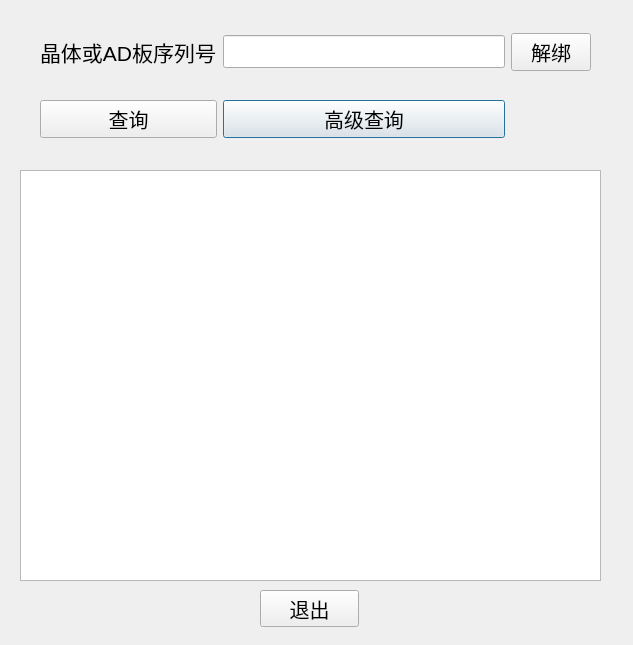
<?xml version="1.0" encoding="UTF-8"?>
<ui version="4.0">
 <class>MainForm2</class>
 <widget class="QDialog" name="MainForm2">
  <property name="geometry">
   <rect>
    <x>0</x>
    <y>0</y>
    <width>633</width>
    <height>645</height>
   </rect>
  </property>
  <property name="windowTitle">
   <string>探测器模块组装记录</string>
  </property>
  <widget class="QTextBrowser" name="resultBrowser">
   <property name="geometry">
    <rect>
     <x>20</x>
     <y>170</y>
     <width>581</width>
     <height>411</height>
    </rect>
   </property>
   <property name="font">
    <font>
     <pointsize>13</pointsize>
    </font>
   </property>
  </widget>
  <widget class="QWidget" name="gridLayoutWidget">
   <property name="geometry">
    <rect>
     <x>40</x>
     <y>10</y>
     <width>551</width>
     <height>151</height>
    </rect>
   </property>
   <layout class="QGridLayout" name="gridLayout">
    <item row="0" column="1">
     <widget class="QLineEdit" name="snLine">
      <property name="font">
       <font>
        <pointsize>16</pointsize>
        <weight>75</weight>
        <bold>true</bold>
       </font>
      </property>
     </widget>
    </item>
    <item row="1" column="1">
     <widget class="QPushButton" name="listButton">
      <property name="font">
       <font>
        <pointsize>15</pointsize>
       </font>
      </property>
      <property name="text">
       <string>高级查询</string>
      </property>
     </widget>
    </item>
    <item row="0" column="0">
     <widget class="QLabel" name="label_3">
      <property name="font">
       <font>
        <pointsize>16</pointsize>
       </font>
      </property>
      <property name="text">
       <string>晶体或AD板序列号</string>
      </property>
     </widget>
    </item>
    <item row="0" column="2">
     <widget class="QPushButton" name="unbindButton">
      <property name="font">
       <font>
        <pointsize>15</pointsize>
       </font>
      </property>
      <property name="text">
       <string>解绑</string>
      </property>
     </widget>
    </item>
    <item row="1" column="0">
     <widget class="QPushButton" name="queryButton">
      <property name="font">
       <font>
        <pointsize>15</pointsize>
       </font>
      </property>
      <property name="text">
       <string>查询</string>
      </property>
     </widget>
    </item>
   </layout>
  </widget>
  <widget class="QPushButton" name="closeButton">
   <property name="geometry">
    <rect>
     <x>260</x>
     <y>590</y>
     <width>99</width>
     <height>37</height>
    </rect>
   </property>
   <property name="font">
    <font>
     <pointsize>15</pointsize>
    </font>
   </property>
   <property name="text">
    <string>退出</string>
   </property>
  </widget>
 </widget>
 <resources/>
 <connections>
  <connection>
   <sender>closeButton</sender>
   <signal>clicked()</signal>
   <receiver>MainForm2</receiver>
   <slot>reject()</slot>
   <hints>
    <hint type="sourcelabel">
     <x>298</x>
     <y>303</y>
    </hint>
    <hint type="destinationlabel">
     <x>243</x>
     <y>182</y>
    </hint>
   </hints>
  </connection>
 </connections>
</ui>
